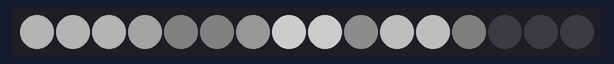
This sketch was run on a simulated Arduino Uno, built with avr-gcc and run on an emulated ATmega328P. Shown: 16 RGB LEDs in strip order, left to right. Dim RGB values are drawn brighter than linear.

Above: at 1.19 s.
At 6.83 s:
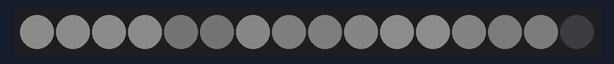
At 11.13 s:
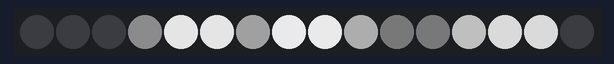
At 20.64 s:
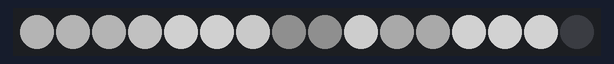
At 29.69 s:
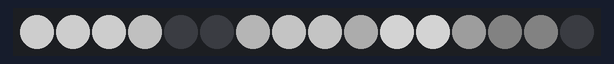
At 39.83 s:
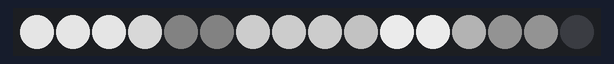

The sketch:

TLCLCD_working_outboardAs_Wavev2.ino
```cpp
//with the tlcs first u set then after you are done setting you update for all

//of the leds in that turn

#include <SoftwareSerial.h>
#include "Tlc5940.h"
SoftwareSerial lcd(2, 3);
unsigned long number = 800;
void setup()
{
  Serial.begin(9600);  // start serial monitor serial
  lcd.begin(9600);  // start lcd serial
  lcd.write(0xFE);
  lcd.write(0x01);

   lcd.print("OMG");

   lcd.print(" this thing is working");


       Tlc.init();

    delay(1000);

  //Tlc.clear();
   // Tlc.set(3, 4000);

   // Tlc.set(1, 4000);

 // Tlc.update();
  //delay(1000);


  // Tlc.set(3, 0);
  //  Tlc.set(6, 0);
  //  Tlc.set(1, 0);
  //  Tlc.set(5, 0);
   Tlc.clear();
}
int setDecay =66;
int setDim =100;

float numberZ = 0;
int setValz;
void loop()
{


  Tlc.clear();


  setDim = 900*sin(22*numberZ)+1000;


  //setValz = 4*numberZ +20;
    //Tlc.clear();
 lcd.write(0xFE);
  lcd.write(0x01);
  //lcd.print((int)(2000*sin(setDecay*numberZ)+2000));
  lcd.print(setDecay);

  Tlc.set(0, (int)(setDim*sin(setDecay*numberZ)+setDim));
  Tlc.set(1, (int)(setDim*sin(setDecay*numberZ)+setDim));
  Tlc.set(2, (int)(setDim*sin(setDecay*numberZ)+setDim));


  Tlc.set(3, (int)(setDim*sin(setDecay*numberZ-.4)+setDim));
 Tlc.set(4, (int)(setDim*sin(setDecay*numberZ-2)+setDim));
  Tlc.set(5, (int)(setDim*sin(setDecay*numberZ-2)+setDim));


  Tlc.set(6, (int)(setDim*sin(setDecay*numberZ-.7)+setDim));
  Tlc.set(7, (int)(setDim*sin(setDecay*numberZ-4)+setDim));
  Tlc.set(8, (int)(setDim*sin(setDecay*numberZ-4)+setDim));


  Tlc.set(9, (int)(setDim*sin(setDecay*numberZ-.9)+setDim));
  Tlc.set(10, (int)(setDim*sin(setDecay*numberZ-6)+setDim));
  Tlc.set(11, (int)(setDim*sin(setDecay*numberZ-6)+setDim));

   Tlc.set(12, (int)(setDim*sin(setDecay*numberZ-1.2)+setDim));
  Tlc.set(13, (int)(setDim*sin(setDecay*numberZ-8)+setDim));
  Tlc.set(14, (int)(setDim*sin(setDecay*numberZ-8)+setDim));


  //Tlc.set(1,setValz);
  Tlc.update();


  numberZ+=.001;
  delay(5*sin(5*numberZ)+15);

}
```
